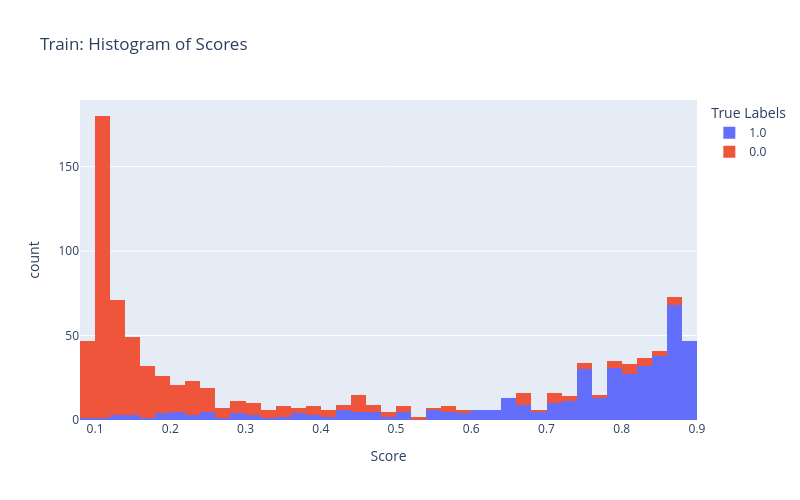
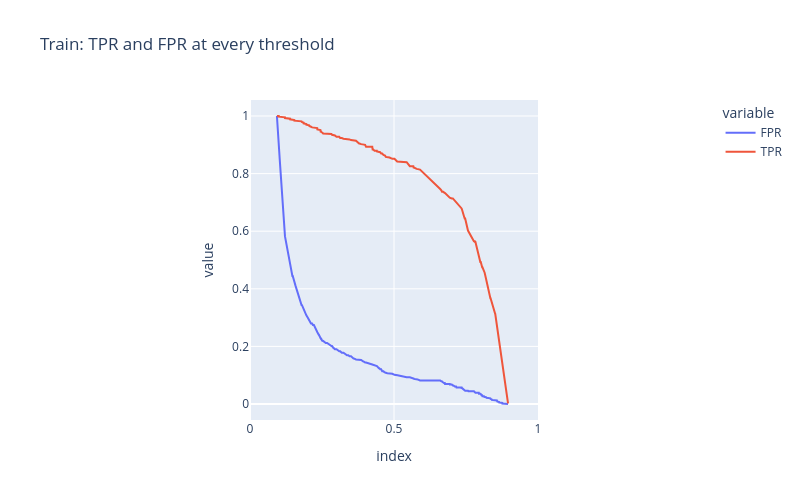
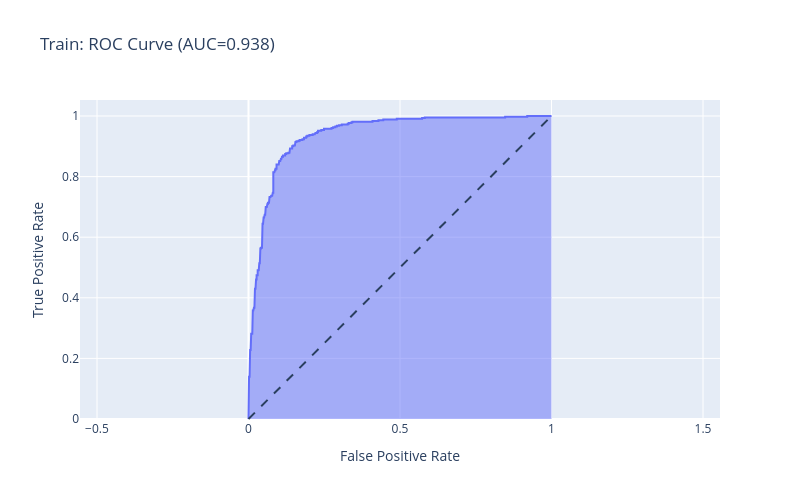
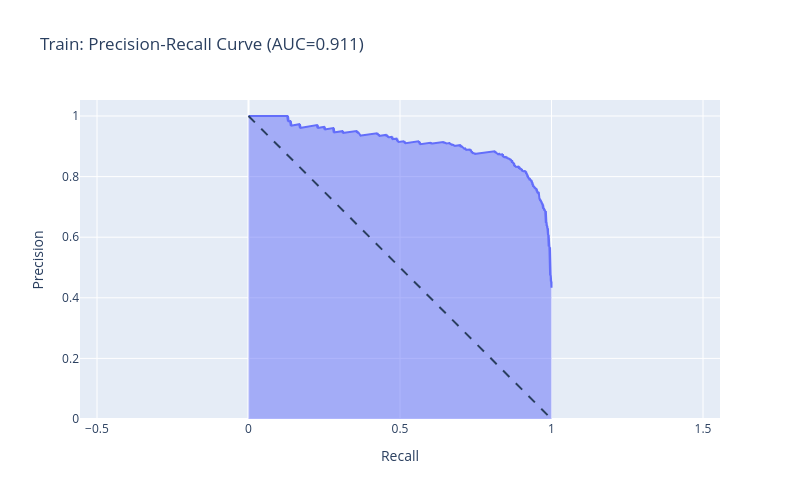

The code cell stored with these charts, in order, in its notebook:
### Code cell
for y_true, y_score, name in [(train_y_true, train_y_score, 'Train'),
                               (val_y_true, val_y_score, 'Validation')]:
    plot_preliminary_plots(y_true, y_score, name)
    plot_roc_curve(y_true, y_score, name)
    plot_pr_curve(y_true, y_score, name)

### Figure 1 — Plotly figure (JSON) as saved in the notebook; plotly's stock layout.template omitted (floating-point values rounded to 4 significant figures; data arrays with more than 128 entries replaced by an {"elided": "..."} marker saying what was removed)
{"data": [{"bingroup": "x", "hovertemplate": "True Labels=1.0<br>Score=%{x}<br>count=%{y}<extra></extra>", "legendgroup": "1.0", "marker": {"color": "#636efa", "pattern": {"shape": ""}}, "name": "1.0", "nbinsx": 50, "orientation": "v", "showlegend": true, "type": "histogram", "x": {"elided": "430 float values"}, "xaxis": "x", "yaxis": "y"}, {"bingroup": "x", "hovertemplate": "True Labels=0.0<br>Score=%{x}<br>count=%{y}<extra></extra>", "legendgroup": "0.0", "marker": {"color": "#EF553B", "pattern": {"shape": ""}}, "name": "0.0", "nbinsx": 50, "orientation": "v", "showlegend": true, "type": "histogram", "x": {"elided": "562 float values"}, "xaxis": "x", "yaxis": "y"}], "layout": {"barmode": "relative", "height": 500, "legend": {"title": {"text": "True Labels"}, "tracegroupgap": 0}, "title": {"text": "Train: Histogram of Scores"}, "width": 800, "xaxis": {"anchor": "y", "domain": [0, 1], "title": {"text": "Score"}}, "yaxis": {"anchor": "x", "domain": [0, 1], "title": {"text": "count"}}}}

### Figure 2 — Plotly figure (JSON) as saved in the notebook; plotly's stock layout.template omitted (floating-point values rounded to 4 significant figures; data arrays with more than 128 entries replaced by an {"elided": "..."} marker saying what was removed)
{"data": [{"hovertemplate": "variable=FPR<br>index=%{x}<br>value=%{y}<extra></extra>", "legendgroup": "FPR", "line": {"color": "#636efa", "dash": "solid"}, "marker": {"symbol": "circle"}, "mode": "lines", "name": "FPR", "orientation": "v", "showlegend": true, "type": "scatter", "x": {"elided": "186 float values"}, "xaxis": "x", "y": {"elided": "186 float values"}, "yaxis": "y"}, {"hovertemplate": "variable=TPR<br>index=%{x}<br>value=%{y}<extra></extra>", "legendgroup": "TPR", "line": {"color": "#EF553B", "dash": "solid"}, "marker": {"symbol": "circle"}, "mode": "lines", "name": "TPR", "orientation": "v", "showlegend": true, "type": "scatter", "x": {"elided": "186 float values"}, "xaxis": "x", "y": {"elided": "186 float values"}, "yaxis": "y"}], "layout": {"height": 500, "legend": {"title": {"text": "variable"}, "tracegroupgap": 0}, "title": {"text": "Train: TPR and FPR at every threshold"}, "width": 800, "xaxis": {"anchor": "y", "constrain": "domain", "domain": [0, 1], "range": [0, 1], "title": {"text": "index"}}, "yaxis": {"anchor": "x", "domain": [0, 1], "scaleanchor": "x", "scaleratio": 1, "title": {"text": "value"}}}}

### Figure 3 — Plotly figure (JSON) as saved in the notebook; plotly's stock layout.template omitted (floating-point values rounded to 4 significant figures; data arrays with more than 128 entries replaced by an {"elided": "..."} marker saying what was removed)
{"data": [{"fillpattern": {"shape": ""}, "hovertemplate": "False Positive Rate=%{x}<br>True Positive Rate=%{y}<extra></extra>", "legendgroup": "", "line": {"color": "#636efa"}, "marker": {"symbol": "circle"}, "mode": "lines", "name": "", "orientation": "v", "showlegend": false, "stackgroup": "1", "type": "scatter", "x": {"elided": "186 float values"}, "xaxis": "x", "y": {"elided": "186 float values"}, "yaxis": "y"}], "layout": {"height": 500, "legend": {"tracegroupgap": 0}, "shapes": [{"line": {"dash": "dash"}, "type": "line", "x0": 0, "x1": 1, "y0": 0, "y1": 1}], "title": {"text": "Train: ROC Curve (AUC=0.938)"}, "width": 800, "xaxis": {"anchor": "y", "domain": [0, 1], "title": {"text": "False Positive Rate"}}, "yaxis": {"anchor": "x", "domain": [0, 1], "scaleanchor": "x", "scaleratio": 1, "title": {"text": "True Positive Rate"}}}}

### Figure 4 — Plotly figure (JSON) as saved in the notebook; plotly's stock layout.template omitted (floating-point values rounded to 4 significant figures; data arrays with more than 128 entries replaced by an {"elided": "..."} marker saying what was removed)
{"data": [{"fillpattern": {"shape": ""}, "hovertemplate": "Recall=%{x}<br>Precision=%{y}<extra></extra>", "legendgroup": "", "line": {"color": "#636efa"}, "marker": {"symbol": "circle"}, "mode": "lines", "name": "", "orientation": "v", "showlegend": false, "stackgroup": "1", "type": "scatter", "x": {"elided": "993 float values"}, "xaxis": "x", "y": {"elided": "993 float values"}, "yaxis": "y"}], "layout": {"height": 500, "legend": {"tracegroupgap": 0}, "shapes": [{"line": {"dash": "dash"}, "type": "line", "x0": 0, "x1": 1, "y0": 1, "y1": 0}], "title": {"text": "Train: Precision-Recall Curve (AUC=0.911)"}, "width": 800, "xaxis": {"anchor": "y", "domain": [0, 1], "title": {"text": "Recall"}}, "yaxis": {"anchor": "x", "domain": [0, 1], "scaleanchor": "x", "scaleratio": 1, "title": {"text": "Precision"}}}}
